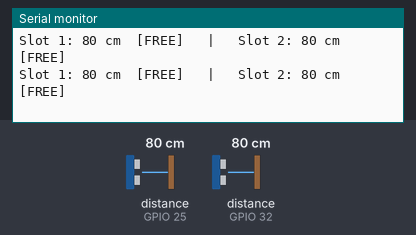
Recording of a sketch running on a simulated ESP32. Parts: the last lines printed to the serial monitor. Wiring (inferred from the names in the program): 2 × ultrasonic range finder: trigger GPIO 26, echo GPIO 25 / trigger GPIO 33, echo GPIO 32. Inputs (shaded band) come from the test bench; at power-on: distance to the obstacle (sensors on GPIO 25, GPIO 32) 80 cm. The echo pulse lasts 58.3 µs per cm.

Above: at 1.6 s.
1.7 s: distance to the obstacle (sensor on GPIO 25) set to 2 cm
At 2.19 s:
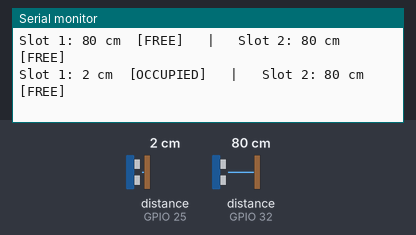
4.1 s: distance to the obstacle (sensor on GPIO 32) set to 2 cm
At 4.38 s:
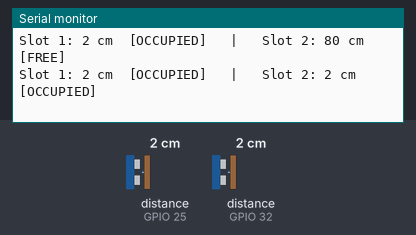
6.3 s: distance to the obstacle (sensor on GPIO 25) set to 9 cm
At 6.91 s:
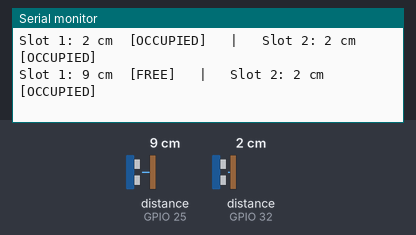
8.8 s: distance to the obstacle (sensor on GPIO 32) set to 4 cm
At 9.08 s:
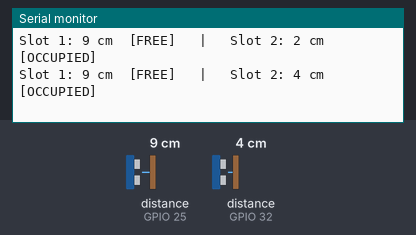

Measured:
- after the input at 1.7 s, the serial monitor: prints a new line after 0.25 s (image 1)
- after the input at 4.1 s, the serial monitor: prints a new line at once (image 2)
- after the input at 6.3 s, the serial monitor: prints a new line after 0.37 s (image 3)
- after the input at 8.8 s, the serial monitor: prints a new line at once (image 4)

The sketch:

hcsr04_test.ino
```cpp
/*
 * hcsr04_test.ino — the two parking-slot ultrasonic sensors
 * ---------------------------------------------------------
 * Reads both HC-SR04 and prints the distance (cm) + FREE/OCCUPIED for each slot.
 * Standalone, to prove the sensors + dividers before folding them into the firmware.
 *
 * Wiring (your board's labels):
 *   HC-SR04 #1 (Slot 1): VCC->5V  GND->common GND  Trig->P26  Echo->(divider)->P25
 *   HC-SR04 #2 (Slot 2): VCC->5V  GND->common GND  Trig->P33  Echo->(divider)->P32
 *   Echo MUST go through a 1k/2k divider (5V -> 3.3V). Trig goes direct.
 *
 * A car closer than OCCUPIED_CM counts as parked (tune to your model).
 */

const int S1_TRIG = 26, S1_ECHO = 25;   // Slot 1
const int S2_TRIG = 33, S2_ECHO = 32;   // Slot 2
const float OCCUPIED_CM = 8.0;          // nearer than this = occupied

long readCm(int trigPin, int echoPin) {
  digitalWrite(trigPin, LOW);  delayMicroseconds(3);
  digitalWrite(trigPin, HIGH); delayMicroseconds(10);
  digitalWrite(trigPin, LOW);
  long dur = pulseIn(echoPin, HIGH, 30000);   // timeout ~5 m
  if (dur == 0) return -1;                    // no echo
  return dur / 58;                            // microseconds -> cm
}

void printSlot(const char* name, long cm) {
  Serial.print(name);
  if (cm < 0) { Serial.print(": --   (no echo)"); return; }
  Serial.print(": ");
  Serial.print(cm);
  Serial.print(" cm  ");
  Serial.print(cm <= OCCUPIED_CM ? "[OCCUPIED]" : "[FREE]");
}

void setup() {
  Serial.begin(115200);
  delay(400);
  Serial.println();
  Serial.println(F("=== HC-SR04 two-slot test ==="));
  pinMode(S1_TRIG, OUTPUT); pinMode(S1_ECHO, INPUT);
  pinMode(S2_TRIG, OUTPUT); pinMode(S2_ECHO, INPUT);
  Serial.println(F("Wave your hand in front of a sensor to see it change."));
}

void loop() {
  long c1 = readCm(S1_TRIG, S1_ECHO);
  delay(60);                                  // let the echo settle between sensors
  long c2 = readCm(S2_TRIG, S2_ECHO);

  printSlot("Slot 1", c1);
  Serial.print("   |   ");
  printSlot("Slot 2", c2);
  Serial.println();

  delay(300);
}
```
